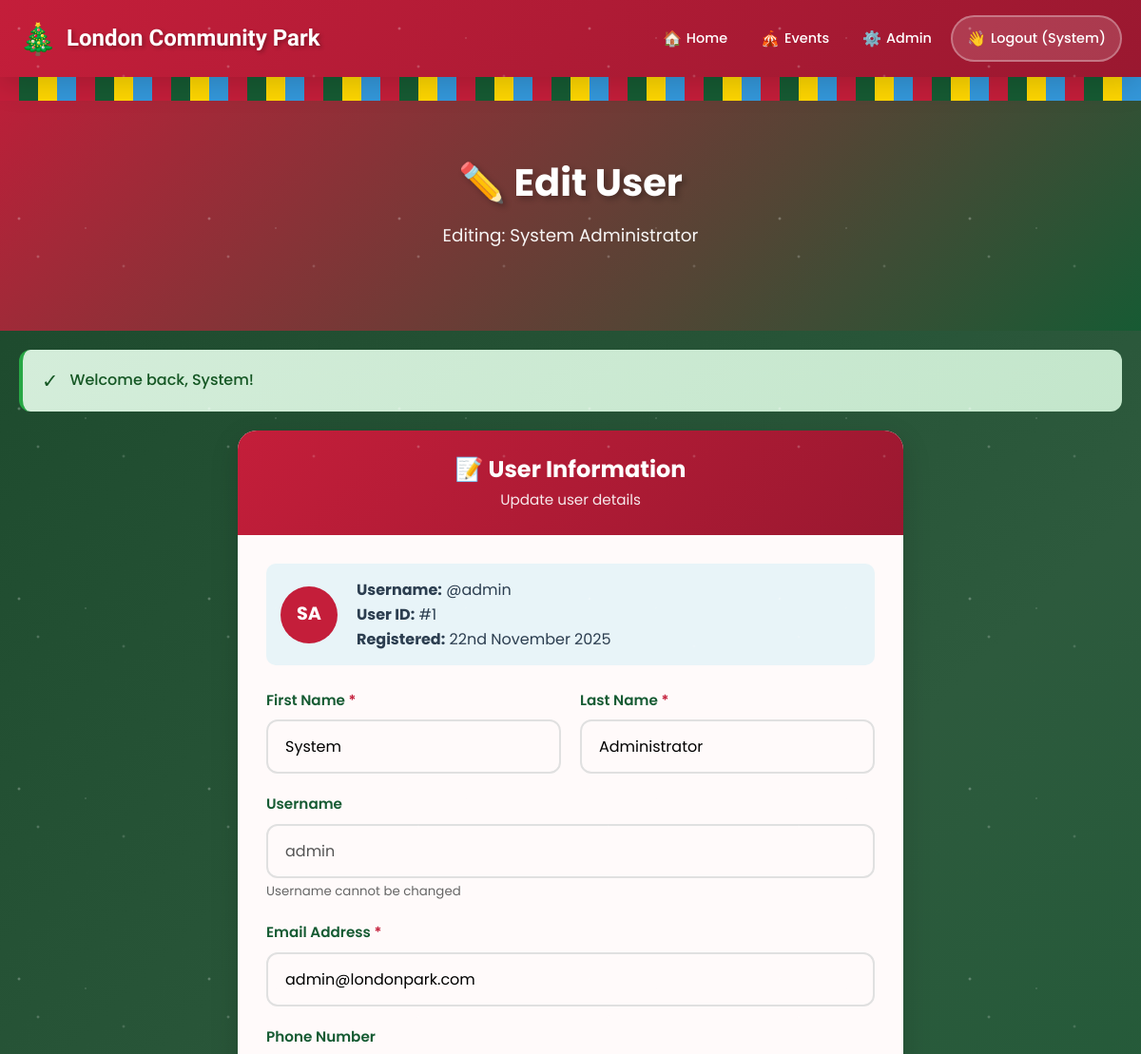
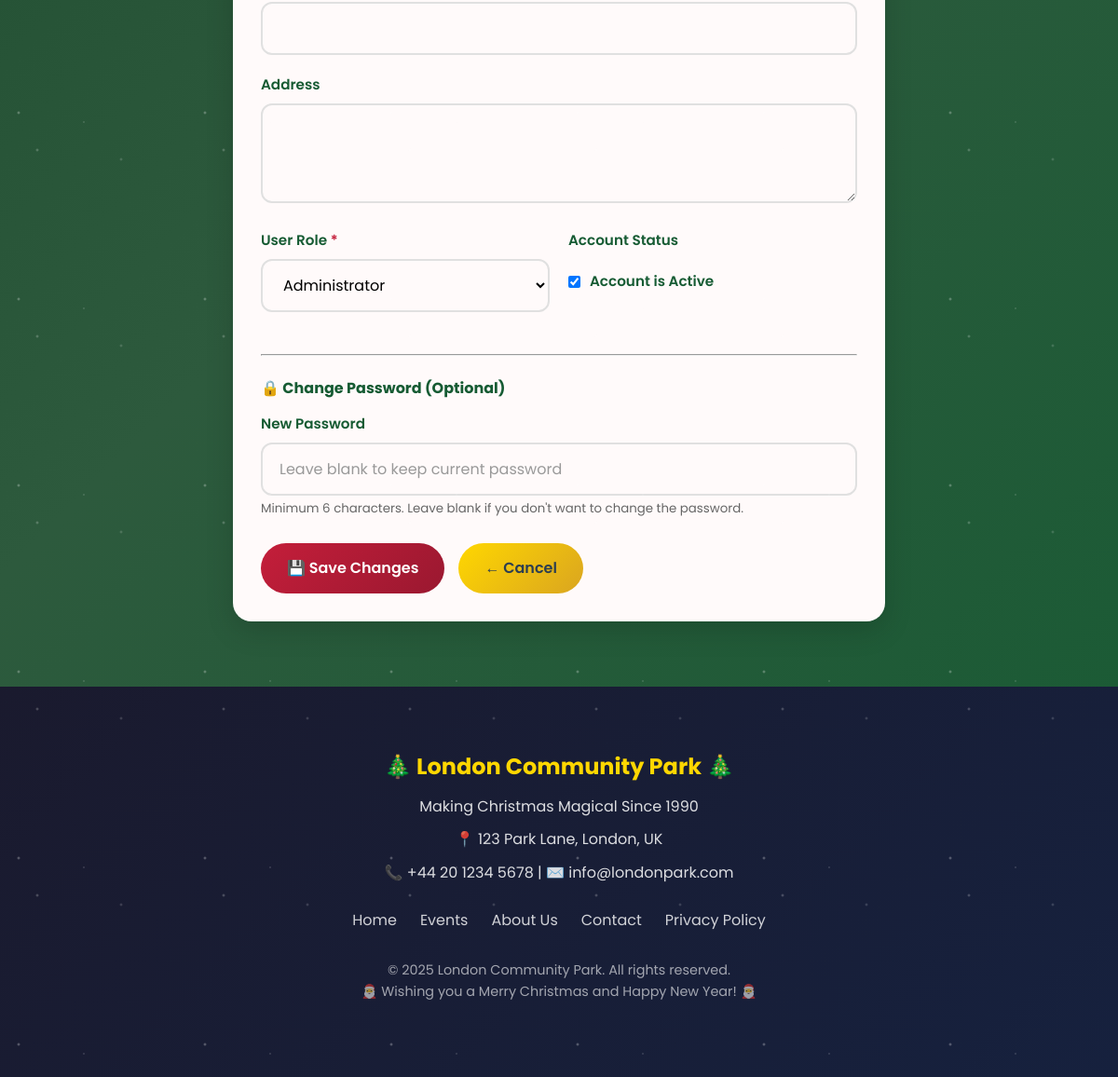
/admin/edit_user.php?id=1 (signed in), run on the app's committed database (2 pictures, top to bottom).
### tables this page shows
CREATE TABLE users (
    user_id INT AUTO_INCREMENT PRIMARY KEY,
    username VARCHAR(50) NOT NULL UNIQUE,
    email VARCHAR(100) NOT NULL UNIQUE,
    password VARCHAR(255) NOT NULL,
    first_name VARCHAR(50) NOT NULL,
    last_name VARCHAR(50) NOT NULL,
    phone VARCHAR(20),
    address TEXT,
    photo VARCHAR(255),
    role ENUM('customer', 'admin') DEFAULT 'customer',
    created_at TIMESTAMP DEFAULT CURRENT_TIMESTAMP,
    updated_at TIMESTAMP DEFAULT CURRENT_TIMESTAMP ON UPDATE CURRENT_TIMESTAMP,
    is_active TINYINT(1) DEFAULT 1
);

### admin/edit_user.php (the view, shortened to what this page needs)
<?php
require_once '../includes/header.php';
$userId = isset($_GET['id']) ? (int)$_GET['id'] : 0;
$user = getUserById($pdo, $userId);
?>
<section class="hero" style="padding: 40px 20px;">
    <div class="container">
        <h1>✏️ Edit User</h1>
        <p>Editing: <?php echo sanitize($user['first_name'] . ' ' . $user['last_name']); ?></p>
    </div>
</section>
<div class="container">
    <?php echo displayMessage(); ?>
    <div style="max-width: 700px; margin: 0 auto;">
        <div class="card">
            <div class="card-header">
                <h2>📝 User Information</h2>
                <p>Update user details</p>
            </div>
            <div class="card-body">
                <div style="background: var(--frost-blue); padding: 15px; border-radius: 10px; margin-bottom: 25px; display: flex; align-items: center; gap: 20px;">
                    <div style="width: 60px; height: 60px; background: <?php echo $user['role'] === 'admin' ? 'var(--christmas-red)' : 'var(--christmas-green)'; ?>; color: white; border-radius: 50%; display: flex; align-items: center; justify-content: center; font-weight: bold; font-size: 1.2rem;">
                        <?php echo strtoupper(substr($user['first_name'], 0, 1) . substr($user['last_name'], 0, 1)); ?>
                    </div>
                    <div>
                        <strong>Username:</strong> @<?php echo sanitize($user['username']); ?><br>
                        <strong>User ID:</strong> #<?php echo $user['user_id']; ?><br>
                        <strong>Registered:</strong> <?php echo formatDate($user['created_at']); ?>
                    </div>
                </div>
                <form method="POST" action="" data-validate>
                    <div class="form-row">
                        <div class="form-group">
                            <label for="first_name" class="required">First Name</label>
                            <input type="text"
                                   id="first_name"
                                   name="first_name"
                                   class="form-control"
                                   value="<?php echo sanitize($user['first_name']); ?>"
                                   required>
                        </div>
                        <div class="form-group">
                            <label for="last_name" class="required">Last Name</label>
                            <input type="text"
                                   id="last_name"
                                   name="last_name"
                                   class="form-control"
                                   value="<?php echo sanitize($user['last_name']); ?>"
                                   required>
                        </div>
                    </div>
                    <div class="form-group">
                        <label>Username</label>
                        <input type="text"
                               class="form-control"
                               value="<?php echo sanitize($user['username']); ?>"
                               disabled>
                        <small style="color: #666;">Username cannot be changed</small>
                    </div>
                    <div class="form-group">
                        <label for="email" class="required">Email Address</label>
                        <input type="email"
                               id="email"
                               name="email"
                               class="form-control"
                               value="<?php echo sanitize($user['email']); ?>"
                               required>
                    </div>
                    <div class="form-group">
                        <label for="phone">Phone Number</label>
                        <input type="tel"
                               id="phone"
                               name="phone"
                               class="form-control"
                               value="<?php echo sanitize($user['phone']); ?>">
                    </div>
                    <div class="form-group">
                        <label for="address">Address</label>
                        <textarea id="address"
                                  name="address"
                                  class="form-control"
                                  rows="3"><?php echo sanitize($user['address']); ?></textarea>
                    </div>
                    <div class="form-row">
                        <div class="form-group">
                            <label for="role" class="required">User Role</label>
                            <select id="role" name="role" class="form-control" required>
                                <option value="admin" <?php echo $user['role'] === 'admin' ? 'selected' : ''; ?>>
                                    Administrator
                                </option>
                            </select>
                        </div>
                        <div class="form-group">
                            <label>Account Status</label>
                            <div style="padding: 12px 0;">
                                <label style="display: flex; align-items: center; gap: 10px; cursor: pointer;">
                                    <input type="checkbox"
                                           name="is_active"
                                           <?php echo $user['is_active'] ? 'checked' : ''; ?>>
                                    <span>Account is Active</span>
                                </label>
                            </div>
                        </div>
                    </div>
                    <hr style="margin: 25px 0;">
                    <h4 style="color: var(--christmas-green); margin-bottom: 15px;">🔒 Change Password (Optional)</h4>
                    <div class="form-group">
                        <label for="new_password">New Password</label>
                        <input type="password"
                               id="new_password"
                               name="new_password"
                               class="form-control"
                               placeholder="Leave blank to keep current password">
                        <small style="color: #666;">Minimum 6 characters. Leave blank if you don't want to change the password.</small>
                    </div>
                    <div style="margin-top: 25px; display: flex; gap: 15px;">
                        <button type="submit" class="btn btn-primary">
                            💾 Save Changes
                        </button>
                        <a href="<?php echo SITE_URL; ?>/admin/users.php" class="btn btn-gold">
                            ← Cancel
                        </a>
                    </div>
                </form>
            </div>
        </div>
    </div>
</div>
<?php require_once '../includes/footer.php'; ?>

### assets/css/style.css (style rules this page uses)
:root { --christmas-red: #c41e3a; --christmas-red-dark: #9a1830; --christmas-green: #165b33; --christmas-green-light: #1e7b46; --gold: #ffd700; --gold-dark: #daa520; --snow-white: #fffafa; --frost-blue: #e8f4f8; --dark-text: #2c3e50; --light-text: #ffffff; --shadow: 0 4px 15px rgba(0, 0, 0, 0.1); --shadow-lg: 0 10px 30px rgba(0, 0, 0, 0.15); --transition: all 0.3s ease; }
*, *::before, *::after { margin: 0; padding: 0; box-sizing: border-box; }
html { scroll-behavior: smooth; font-size: 16px; }
body { font-family: 'Poppins', 'Segoe UI', sans-serif; background: linear-gradient(135deg, #1a472a 0%, #2d5a3d 50%, #165b33 100%); background-attachment: fixed; min-height: 100vh; color: var(--dark-text); line-height: 1.6; overflow-x: hidden; }
body::before { content: ''; position: fixed; top: 0; left: 0; width: 100%; height: 100%; pointer-events: none; background-image: radial-gradient(2px 2px at 20px 30px, white, transparent), radial-gradient(2px 2px at 40px 70px, rgba(255,255,255,0.8), transparent), radial-gradient(1px 1px at 90px 40px, white, transparent), radial-gradient(2px 2px at 130px 80px, rgba(255,255,255,0.6), transparent); background-size: 200px 200px; animation: snowfall 15s linear infinite; z-index: 9999; opacity: 0.4; }
.container { max-width: 1200px; margin: 0 auto; padding: 20px; }
h1, h2, h3, h4, h5, h6 { font-family: 'Poppins', sans-serif; color: var(--christmas-red); line-height: 1.3; }
a { text-decoration: none; color: var(--christmas-green); transition: var(--transition); }
.card { background: var(--snow-white); border-radius: 20px; box-shadow: var(--shadow-lg); overflow: hidden; transition: var(--transition); }
.card-header { background: linear-gradient(135deg, var(--christmas-red) 0%, var(--christmas-red-dark) 100%); color: var(--light-text); padding: 25px; text-align: center; }
.card-header h2 { color: var(--light-text); font-size: 1.5rem; margin-bottom: 5px; }
.card-header p { opacity: 0.9; font-size: 0.95rem; }
.card-body { padding: 30px; }
.form-group { margin-bottom: 20px; }
.form-group label { display: block; margin-bottom: 8px; font-weight: 600; color: var(--christmas-green); font-size: 0.95rem; }
.form-control { width: 100%; padding: 14px 18px; border: 2px solid #e0e0e0; border-radius: 12px; font-size: 1rem; font-family: inherit; transition: var(--transition); background: var(--snow-white); }
.form-control::placeholder { color: #999; }
.form-row { display: grid; grid-template-columns: repeat(2, 1fr); gap: 20px; }
.required::after { content: ' *'; color: var(--christmas-red); }
.btn { display: inline-flex; align-items: center; justify-content: center; gap: 8px; padding: 14px 28px; border: none; border-radius: 30px; font-size: 1rem; font-weight: 600; font-family: inherit; cursor: pointer; transition: var(--transition); text-decoration: none; }
.btn-primary { background: linear-gradient(135deg, var(--christmas-red) 0%, var(--christmas-red-dark) 100%); color: var(--light-text); }
.btn-gold { background: linear-gradient(135deg, var(--gold) 0%, var(--gold-dark) 100%); color: var(--dark-text); }
.hero { background: linear-gradient(135deg, rgba(196, 30, 58, 0.95) 0%, rgba(22, 91, 51, 0.95) 100%); color: var(--light-text); padding: 60px 20px; text-align: center; position: relative; }
.hero h1 { color: var(--light-text); font-size: 2.5rem; margin-bottom: 15px; text-shadow: 3px 3px 6px rgba(0,0,0,0.3); }
.hero p { font-size: 1.15rem; margin-bottom: 25px; opacity: 0.95; }

### data on the page
users: first_name+last_name "System Administrator", first_name+last_name "SA", username "admin", user_id "1", created_at "22nd November 2025", first_name "System", last_name "Administrator", email "admin@londonpark.com", role "Administrator", is_active "☑"

### other printed values
$userFirstName "System"
